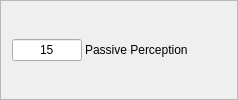
                <widget class="QFrame" name="framePassivePerception">
                 <property name="frameShape">
                  <enum>QFrame::StyledPanel</enum>
                 </property>
                 <property name="frameShadow">
                  <enum>QFrame::Raised</enum>
                 </property>
                 <layout class="QGridLayout" name="gridLayout_20">
                  <property name="leftMargin">
                   <number>0</number>
                  </property>
                  <property name="topMargin">
                   <number>0</number>
                  </property>
                  <property name="rightMargin">
                   <number>0</number>
                  </property>
                  <property name="bottomMargin">
                   <number>0</number>
                  </property>
                  <property name="spacing">
                   <number>0</number>
                  </property>
                  <item row="0" column="0">
                   <widget class="QLabel" name="lblFrameStrengthTopLeft_14">
                    <property name="sizePolicy">
                     <sizepolicy hsizetype="Fixed" vsizetype="Fixed">
                      <horstretch>0</horstretch>
                      <verstretch>0</verstretch>
                     </sizepolicy>
                    </property>
                    <property name="minimumSize">
                     <size>
                      <width>11</width>
                      <height>11</height>
                     </size>
                    </property>
                    <property name="maximumSize">
                     <size>
                      <width>11</width>
                      <height>11</height>
                     </size>
                    </property>
                    <property name="text">
                     <string/>
                    </property>
                    <property name="pixmap">
                     <pixmap resource="resources.qrc">:/img/data/character_stat_topleft.png</pixmap>
                    </property>
                    <property name="scaledContents">
                     <bool>true</bool>
                    </property>
                   </widget>
                  </item>
                  <item row="1" column="0">
                   <widget class="QLabel" name="lblFrameStrengthLeft_14">
                    <property name="sizePolicy">
                     <sizepolicy hsizetype="Fixed" vsizetype="Ignored">
                      <horstretch>0</horstretch>
                      <verstretch>0</verstretch>
                     </sizepolicy>
                    </property>
                    <property name="minimumSize">
                     <size>
                      <width>10</width>
                      <height>0</height>
                     </size>
                    </property>
                    <property name="maximumSize">
                     <size>
                      <width>10</width>
                      <height>16777215</height>
                     </size>
                    </property>
                    <property name="pixmap">
                     <pixmap resource="resources.qrc">:/img/data/character_stat_left.png</pixmap>
                    </property>
                    <property name="scaledContents">
                     <bool>true</bool>
                    </property>
                   </widget>
                  </item>
                  <item row="2" column="1">
                   <widget class="QLabel" name="lblFrameStrengthBottom_14">
                    <property name="sizePolicy">
                     <sizepolicy hsizetype="Ignored" vsizetype="Fixed">
                      <horstretch>0</horstretch>
                      <verstretch>0</verstretch>
                     </sizepolicy>
                    </property>
                    <property name="minimumSize">
                     <size>
                      <width>0</width>
                      <height>11</height>
                     </size>
                    </property>
                    <property name="maximumSize">
                     <size>
                      <width>16777215</width>
                      <height>11</height>
                     </size>
                    </property>
                    <property name="pixmap">
                     <pixmap resource="resources.qrc">:/img/data/character_stat_bottom.png</pixmap>
                    </property>
                    <property name="scaledContents">
                     <bool>true</bool>
                    </property>
                   </widget>
                  </item>
                  <item row="1" column="1">
                   <widget class="QFrame" name="framePassivePerceptionContents">
                    <property name="frameShape">
                     <enum>QFrame::NoFrame</enum>
                    </property>
                    <property name="frameShadow">
                     <enum>QFrame::Raised</enum>
                    </property>
                    <layout class="QHBoxLayout" name="horizontalLayout_4" stretch="1,2">
                     <property name="spacing">
                      <number>3</number>
                     </property>
                     <property name="leftMargin">
                      <number>0</number>
                     </property>
                     <property name="topMargin">
                      <number>0</number>
                     </property>
                     <property name="rightMargin">
                      <number>0</number>
                     </property>
                     <property name="bottomMargin">
                      <number>0</number>
                     </property>
                     <item>
                      <widget class="QLineEdit" name="edtPassivePerception">
                       <property name="sizePolicy">
                        <sizepolicy hsizetype="Preferred" vsizetype="Fixed">
                         <horstretch>0</horstretch>
                         <verstretch>0</verstretch>
                        </sizepolicy>
                       </property>
                       <property name="text">
                        <string>15</string>
                       </property>
                       <property name="maxLength">
                        <number>5</number>
                       </property>
                       <property name="alignment">
                        <set>Qt::AlignCenter</set>
                       </property>
                      </widget>
                     </item>
                     <item>
                      <widget class="QLabel" name="label_15">
                       <property name="text">
                        <string>Passive Perception</string>
                       </property>
                      </widget>
                     </item>
                    </layout>
                   </widget>
                  </item>
                  <item row="1" column="2">
                   <widget class="QLabel" name="lblFrameStrengthRight_14">
                    <property name="sizePolicy">
                     <sizepolicy hsizetype="Fixed" vsizetype="Ignored">
                      <horstretch>0</horstretch>
                      <verstretch>0</verstretch>
                     </sizepolicy>
                    </property>
                    <property name="minimumSize">
                     <size>
                      <width>11</width>
                      <height>0</height>
                     </size>
                    </property>
                    <property name="maximumSize">
                     <size>
                      <width>11</width>
                      <height>16777215</height>
                     </size>
                    </property>
                    <property name="pixmap">
                     <pixmap resource="resources.qrc">:/img/data/character_stat_right.png</pixmap>
                    </property>
                    <property name="scaledContents">
                     <bool>true</bool>
                    </property>
                   </widget>
                  </item>
                  <item row="0" column="2">
                   <widget class="QLabel" name="lblFrameStrengthTopRight_14">
                    <property name="sizePolicy">
                     <sizepolicy hsizetype="Fixed" vsizetype="Fixed">
                      <horstretch>0</horstretch>
                      <verstretch>0</verstretch>
                     </sizepolicy>
                    </property>
                    <property name="minimumSize">
                     <size>
                      <width>11</width>
                      <height>11</height>
                     </size>
                    </property>
                    <property name="maximumSize">
                     <size>
                      <width>11</width>
                      <height>11</height>
                     </size>
                    </property>
                    <property name="text">
                     <string/>
                    </property>
                    <property name="pixmap">
                     <pixmap resource="resources.qrc">:/img/data/character_stat_topright.png</pixmap>
                    </property>
                    <property name="scaledContents">
                     <bool>true</bool>
                    </property>
                   </widget>
                  </item>
                  <item row="0" column="1">
                   <widget class="QLabel" name="lblFrameStrengthTop_14">
                    <property name="sizePolicy">
                     <sizepolicy hsizetype="Ignored" vsizetype="Fixed">
                      <horstretch>0</horstretch>
                      <verstretch>0</verstretch>
                     </sizepolicy>
                    </property>
                    <property name="minimumSize">
                     <size>
                      <width>0</width>
                      <height>11</height>
                     </size>
                    </property>
                    <property name="maximumSize">
                     <size>
                      <width>16777215</width>
                      <height>11</height>
                     </size>
                    </property>
                    <property name="pixmap">
                     <pixmap resource="resources.qrc">:/img/data/character_stat_top.png</pixmap>
                    </property>
                    <property name="scaledContents">
                     <bool>true</bool>
                    </property>
                   </widget>
                  </item>
                  <item row="2" column="0">
                   <widget class="QLabel" name="lblFrameStrengthBottomLeft_14">
                    <property name="sizePolicy">
                     <sizepolicy hsizetype="Fixed" vsizetype="Fixed">
                      <horstretch>0</horstretch>
                      <verstretch>0</verstretch>
                     </sizepolicy>
                    </property>
                    <property name="minimumSize">
                     <size>
                      <width>11</width>
                      <height>11</height>
                     </size>
                    </property>
                    <property name="maximumSize">
                     <size>
                      <width>11</width>
                      <height>11</height>
                     </size>
                    </property>
                    <property name="pixmap">
                     <pixmap resource="resources.qrc">:/img/data/character_stat_bottomleft.png</pixmap>
                    </property>
                    <property name="scaledContents">
                     <bool>true</bool>
                    </property>
                   </widget>
                  </item>
                  <item row="2" column="2">
                   <widget class="QLabel" name="lblFrameStrengthBottomRight_14">
                    <property name="sizePolicy">
                     <sizepolicy hsizetype="Fixed" vsizetype="Fixed">
                      <horstretch>0</horstretch>
                      <verstretch>0</verstretch>
                     </sizepolicy>
                    </property>
                    <property name="minimumSize">
                     <size>
                      <width>11</width>
                      <height>11</height>
                     </size>
                    </property>
                    <property name="maximumSize">
                     <size>
                      <width>11</width>
                      <height>11</height>
                     </size>
                    </property>
                    <property name="pixmap">
                     <pixmap resource="resources.qrc">:/img/data/character_stat_bottomright.png</pixmap>
                    </property>
                    <property name="scaledContents">
                     <bool>true</bool>
                    </property>
                   </widget>
                  </item>
                 </layout>
                </widget>
